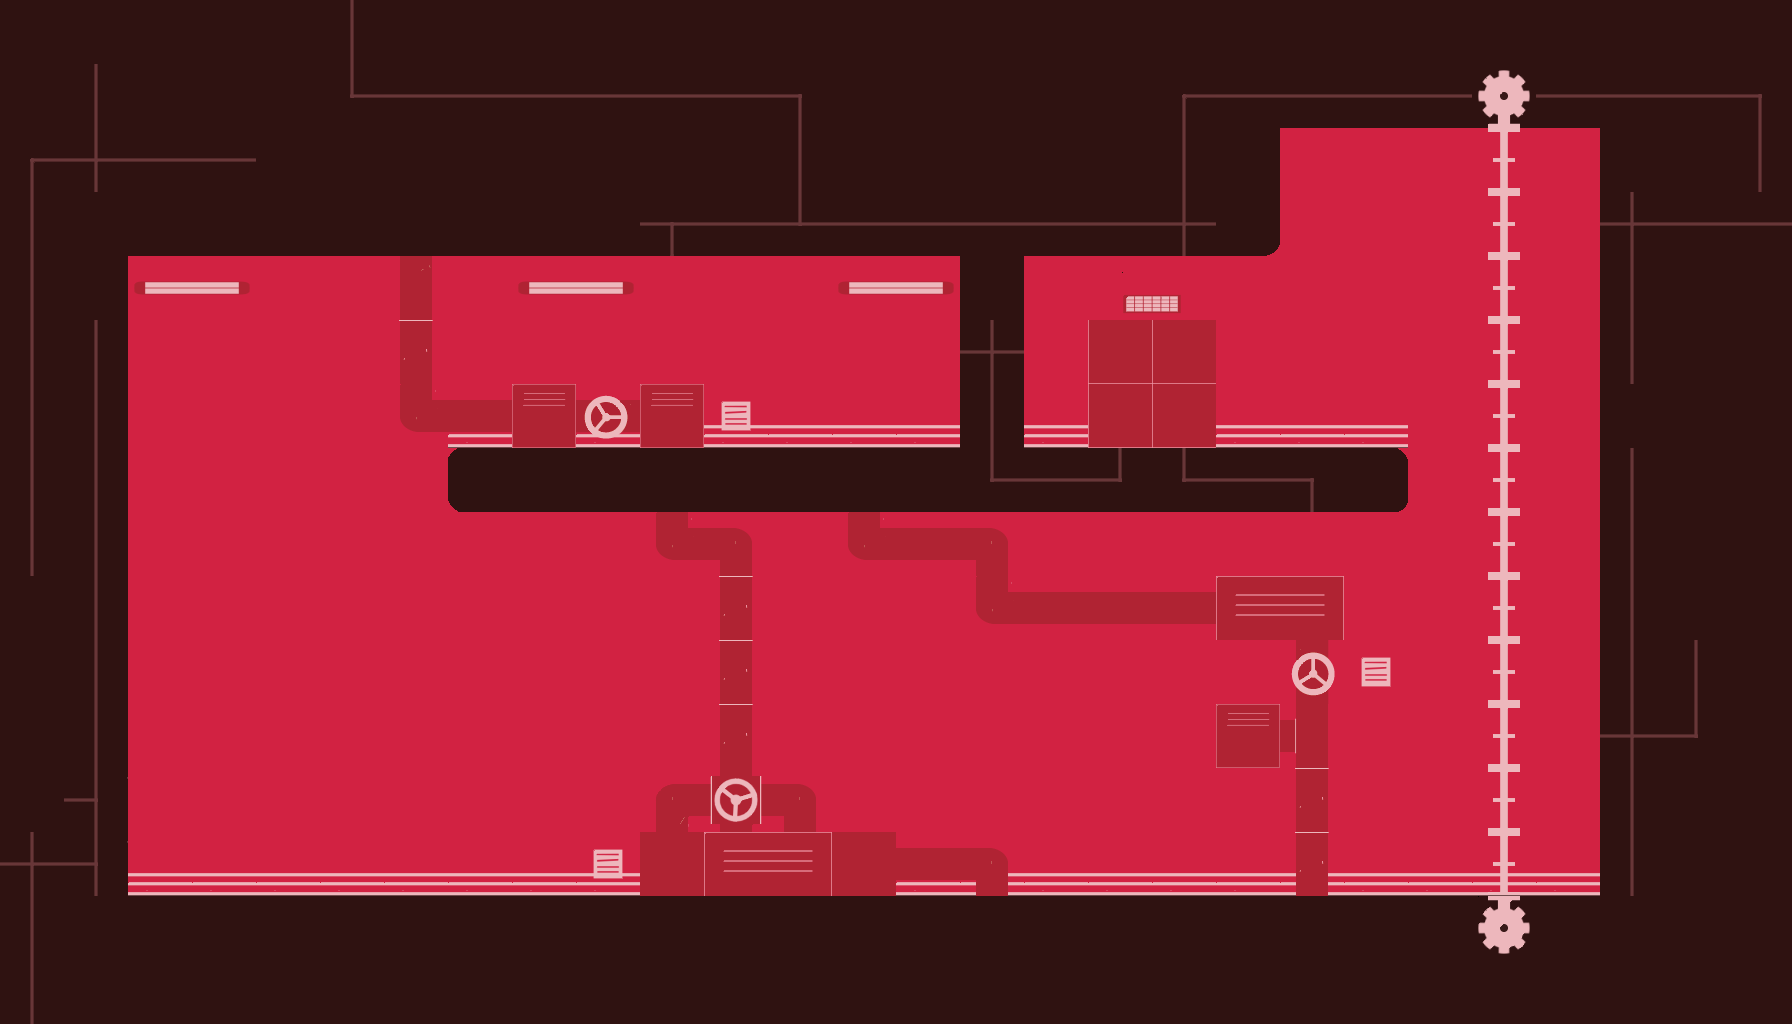

This game map was drawn from its Tiled (.tmx) file and the tilesets committed beside it. A one-line description and the trimmed map source follow:
An orthogonal 28x16 tile map with 64x64 px tiles, 8 tile layers (Capa de patrones 1, rojo, negro, engranajes, ...).

<map version="1.0" orientation="orthogonal" width="28" height="16" tilewidth="64" tileheight="64">
 <tileset firstgid="1" name="tiles01" tilewidth="64" tileheight="64">
  <image source="tiles01.png" width="1024" height="256" />
 </tileset>
 <layer name="Capa de patrones 1" width="28" height="16">
  <data>[448 cells, 0 non-empty, 0 distinct tile ids]</data>
 </layer>
 <layer name="rojo" width="28" height="16">
  <data>[448 cells, 448 non-empty, 1 distinct tile ids]</data>
 </layer>
 <layer name="negro" width="28" height="16">
  <data>[448 cells, 226 non-empty, 4 distinct tile ids]</data>
 </layer>
 <layer name="engranajes" width="28" height="16">
  <data>[448 cells, 14 non-empty, 3 distinct tile ids]</data>
 </layer>
 <layer name="puerta1" width="28" height="16">
  <data>[448 cells, 41 non-empty, 4 distinct tile ids]</data>
 </layer>
 <layer name="tuberias" width="28" height="16">
  <data>[448 cells, 38 non-empty, 14 distinct tile ids]</data>
 </layer>
 <layer name="lineas" width="28" height="16">
  <data>[448 cells, 75 non-empty, 10 distinct tile ids]</data>
 </layer>
 <layer name="luces" width="28" height="16">
  <data>[448 cells, 6 non-empty, 2 distinct tile ids]</data>
 </layer>
</map>
